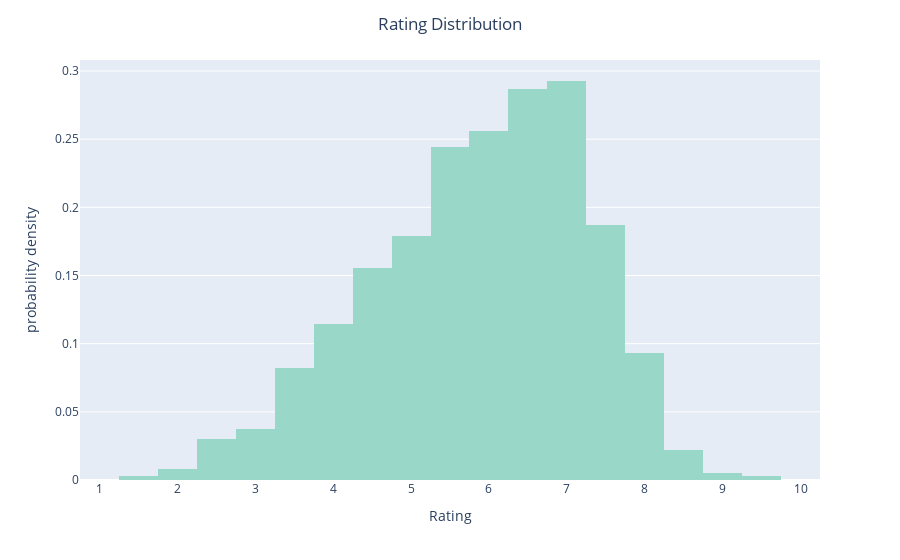

The notebook cell this image was saved under:
### Markdown cell above
### Rating Distribution

### Code cell
rating = px.histogram(data, x='Rating', histnorm='probability density', nbins=40)
rating.update_traces(marker_color='#99d8c9')
rating.update_layout(title="Rating Distribution", title_x=0.5)
rating.show()

### Figure 1 — Plotly figure (JSON) as saved in the notebook; plotly's stock layout.template omitted (floating-point values rounded to 4 significant figures; data arrays with more than 128 entries replaced by an {"elided": "..."} marker saying what was removed)
{"data": [{"alignmentgroup": "True", "bingroup": "x", "histnorm": "probability density", "hovertemplate": "Rating=%{x}<br>probability density=%{y}<extra></extra>", "legendgroup": "", "marker": {"color": "#99d8c9", "pattern": {"shape": ""}}, "name": "", "nbinsx": 40, "offsetgroup": "", "orientation": "v", "showlegend": false, "type": "histogram", "x": {"elided": "11979 float values"}, "xaxis": "x", "yaxis": "y"}], "layout": {"autosize": true, "barmode": "relative", "legend": {"tracegroupgap": 0}, "margin": {"t": 60}, "title": {"text": "Rating Distribution", "x": 0.5}, "xaxis": {"anchor": "y", "autorange": true, "domain": [0, 1], "range": [0.75, 10.25], "title": {"text": "Rating"}, "type": "linear"}, "yaxis": {"anchor": "x", "autorange": true, "domain": [0, 1], "range": [0, 0.3081], "title": {"text": "probability density"}}}}
